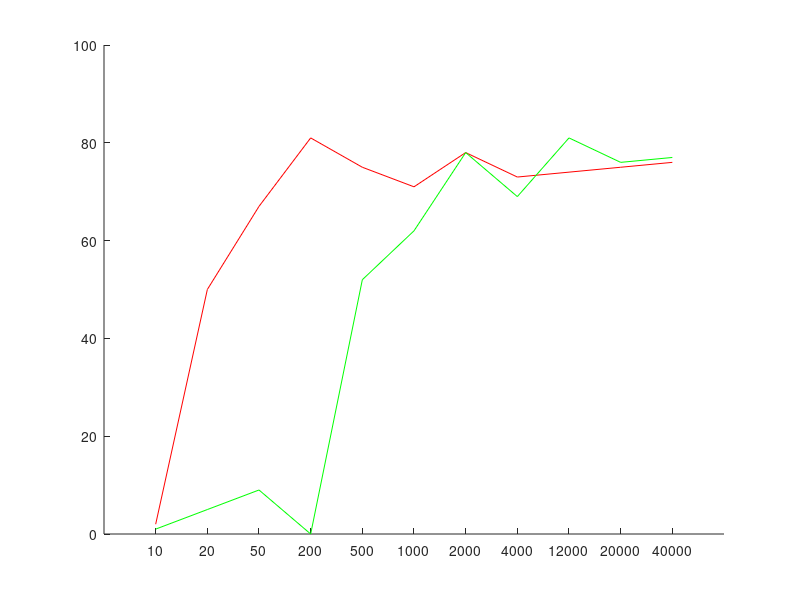

MATLAB code for this plot:
%XD = [10, 50, 500, 1000, 2000, 4000, 20000, 40000]
%YD = [2, 67, 75, 71, 78, 73, 75, 76]
%XL = [500, 1000, 2000, 4000, 12000, 20000, 40000]
%YL = [52, 62, 78, 69, 81, 76, 77]
clear
X = [10, 20, 50, 200, 500, 1000, 2000, 4000, 12000, 20000, 40000]
YD = [2, 50, 67, 81, 75, 71, 78, 73, 74, 75, 76]
YL = [1, 5, 9, 0, 52, 62, 78, 69, 81, 76, 77]
%XQ = [500]
%YQ = [0, 62, 50, 0, 55]
hold on
plot(YD, 'color', [1, 0, 0])
plot(YL, 'color', [0, 1, 0])
%plot(YQ, 'color', [0, 0, 1])
set(gca, 'XTick', 1:length(X))
set(gca,'XTickLabel', X)
%